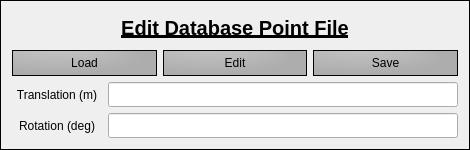
              <widget class="QFrame" name="pointFileFrame">
               <property name="sizePolicy">
                <sizepolicy hsizetype="Expanding" vsizetype="Minimum">
                 <horstretch>0</horstretch>
                 <verstretch>0</verstretch>
                </sizepolicy>
               </property>
               <property name="minimumSize">
                <size>
                 <width>450</width>
                 <height>150</height>
                </size>
               </property>
               <property name="maximumSize">
                <size>
                 <width>1000</width>
                 <height>150</height>
                </size>
               </property>
               <property name="frameShape">
                <enum>QFrame::Box</enum>
               </property>
               <property name="frameShadow">
                <enum>QFrame::Plain</enum>
               </property>
               <layout class="QVBoxLayout" name="verticalLayout_9">
                <item>
                 <widget class="QLabel" name="label_10">
                  <property name="sizePolicy">
                   <sizepolicy hsizetype="Preferred" vsizetype="Preferred">
                    <horstretch>0</horstretch>
                    <verstretch>0</verstretch>
                   </sizepolicy>
                  </property>
                  <property name="minimumSize">
                   <size>
                    <width>300</width>
                    <height>0</height>
                   </size>
                  </property>
                  <property name="font">
                   <font>
                    <pointsize>15</pointsize>
                    <bold>true</bold>
                    <underline>true</underline>
                   </font>
                  </property>
                  <property name="text">
                   <string>Edit Database Point File</string>
                  </property>
                  <property name="alignment">
                   <set>Qt::AlignCenter</set>
                  </property>
                 </widget>
                </item>
                <item>
                 <layout class="QHBoxLayout" name="horizontalLayout_23">
                  <item>
                   <widget class="QPushButton" name="loadPointFileButton">
                    <property name="styleSheet">
                     <string notr="true">QPushButton {
color: black;
border: 1px solid #030303;
border-style: outset;
background: qradialgradient(cx: 0.3, cy: 0.3, fx: 0.4, fy: -1.2,radius: 0.6, stop: 0 #c9c9c9, stop: 1 #adadad);
padding: 5px;
}

QPushButton:hover {
background: qradialgradient(cx: 0.3, cy: -0.3, fx: -0.4, fy: 0.4,radius: 1.1, stop: 0 #c9c9c9, stop: 1 #adbdf7);
}

QPushButton:pressed {
border: 1px solid #a4b1fc;
background: qradialgradient(cx: -0.3, cy: 0.3, fx: 0.4, fy: -0.4,radius: 1.3, stop: 0 #c9c9c9, stop: 1 #f2f0f0);
}</string>
                    </property>
                    <property name="text">
                     <string>Load</string>
                    </property>
                    <property name="autoDefault">
                     <bool>false</bool>
                    </property>
                    <property name="default">
                     <bool>false</bool>
                    </property>
                    <property name="flat">
                     <bool>false</bool>
                    </property>
                   </widget>
                  </item>
                  <item>
                   <widget class="QPushButton" name="editPointFileButton">
                    <property name="styleSheet">
                     <string notr="true">QPushButton {
color: black;
border: 1px solid #030303;
border-style: outset;
background: qradialgradient(cx: 0.3, cy: 0.3, fx: 0.4, fy: -1.2,radius: 0.6, stop: 0 #c9c9c9, stop: 1 #adadad);
padding: 5px;
}

QPushButton:hover {
background: qradialgradient(cx: 0.3, cy: -0.3, fx: -0.4, fy: 0.4,radius: 1.1, stop: 0 #c9c9c9, stop: 1 #adbdf7);
}

QPushButton:pressed {
border: 1px solid #a4b1fc;
background: qradialgradient(cx: -0.3, cy: 0.3, fx: 0.4, fy: -0.4,radius: 1.3, stop: 0 #c9c9c9, stop: 1 #f2f0f0);
}</string>
                    </property>
                    <property name="text">
                     <string>Edit</string>
                    </property>
                    <property name="autoDefault">
                     <bool>false</bool>
                    </property>
                    <property name="default">
                     <bool>false</bool>
                    </property>
                    <property name="flat">
                     <bool>false</bool>
                    </property>
                   </widget>
                  </item>
                  <item>
                   <widget class="QPushButton" name="savePointFileButton">
                    <property name="styleSheet">
                     <string notr="true">QPushButton {
color: black;
border: 1px solid #030303;
border-style: outset;
background: qradialgradient(cx: 0.3, cy: 0.3, fx: 0.4, fy: -1.2,radius: 0.6, stop: 0 #c9c9c9, stop: 1 #adadad);
padding: 5px;
}

QPushButton:hover {
background: qradialgradient(cx: 0.3, cy: -0.3, fx: -0.4, fy: 0.4,radius: 1.1, stop: 0 #c9c9c9, stop: 1 #adbdf7);
}

QPushButton:pressed {
border: 1px solid #a4b1fc;
background: qradialgradient(cx: -0.3, cy: 0.3, fx: 0.4, fy: -0.4,radius: 1.3, stop: 0 #c9c9c9, stop: 1 #f2f0f0);
}</string>
                    </property>
                    <property name="text">
                     <string>Save</string>
                    </property>
                    <property name="autoDefault">
                     <bool>false</bool>
                    </property>
                    <property name="default">
                     <bool>false</bool>
                    </property>
                    <property name="flat">
                     <bool>false</bool>
                    </property>
                   </widget>
                  </item>
                 </layout>
                </item>
                <item>
                 <layout class="QHBoxLayout" name="horizontalLayout_20">
                  <item>
                   <widget class="QLabel" name="label_11">
                    <property name="minimumSize">
                     <size>
                      <width>90</width>
                      <height>25</height>
                     </size>
                    </property>
                    <property name="maximumSize">
                     <size>
                      <width>90</width>
                      <height>25</height>
                     </size>
                    </property>
                    <property name="text">
                     <string>Translation (m)</string>
                    </property>
                    <property name="alignment">
                     <set>Qt::AlignCenter</set>
                    </property>
                   </widget>
                  </item>
                  <item>
                   <widget class="QLineEdit" name="lineEdit">
                    <property name="sizePolicy">
                     <sizepolicy hsizetype="Minimum" vsizetype="Minimum">
                      <horstretch>0</horstretch>
                      <verstretch>0</verstretch>
                     </sizepolicy>
                    </property>
                    <property name="minimumSize">
                     <size>
                      <width>350</width>
                      <height>25</height>
                     </size>
                    </property>
                    <property name="maximumSize">
                     <size>
                      <width>350</width>
                      <height>25</height>
                     </size>
                    </property>
                    <property name="clearButtonEnabled">
                     <bool>false</bool>
                    </property>
                   </widget>
                  </item>
                 </layout>
                </item>
                <item>
                 <layout class="QHBoxLayout" name="horizontalLayout_22">
                  <item>
                   <widget class="QLabel" name="label_12">
                    <property name="minimumSize">
                     <size>
                      <width>90</width>
                      <height>25</height>
                     </size>
                    </property>
                    <property name="maximumSize">
                     <size>
                      <width>90</width>
                      <height>25</height>
                     </size>
                    </property>
                    <property name="text">
                     <string>Rotation (deg)</string>
                    </property>
                    <property name="alignment">
                     <set>Qt::AlignCenter</set>
                    </property>
                   </widget>
                  </item>
                  <item>
                   <widget class="QLineEdit" name="lineEdit_2">
                    <property name="sizePolicy">
                     <sizepolicy hsizetype="Minimum" vsizetype="Minimum">
                      <horstretch>0</horstretch>
                      <verstretch>0</verstretch>
                     </sizepolicy>
                    </property>
                    <property name="minimumSize">
                     <size>
                      <width>350</width>
                      <height>25</height>
                     </size>
                    </property>
                    <property name="maximumSize">
                     <size>
                      <width>350</width>
                      <height>25</height>
                     </size>
                    </property>
                   </widget>
                  </item>
                 </layout>
                </item>
               </layout>
              </widget>
